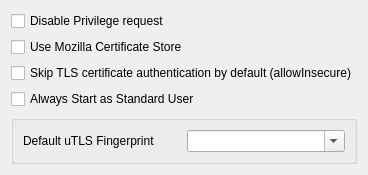
     <widget class="QWidget" name="tab_5">
      <attribute name="title">
       <string>Security</string>
      </attribute>
      <layout class="QVBoxLayout" name="verticalLayout_4">
       <item>
        <widget class="QCheckBox" name="disable_priv_req">
         <property name="text">
          <string>Disable Privilege request</string>
         </property>
        </widget>
       </item>
       <item>
        <widget class="QCheckBox" name="mozilla_cert">
         <property name="text">
          <string>Use Mozilla Certificate Store</string>
         </property>
        </widget>
       </item>
       <item>
        <widget class="QCheckBox" name="skip_cert">
         <property name="text">
          <string>Skip TLS certificate authentication by default (allowInsecure)</string>
         </property>
        </widget>
       </item>
       <item>
        <widget class="QCheckBox" name="windows_no_admin">
         <property name="toolTip">
          <string>&lt;html&gt;&lt;head/&gt;&lt;body&gt;&lt;p&gt;Do not attempt to start as Admin unless explicitly requested&lt;/p&gt;&lt;/body&gt;&lt;/html&gt;</string>
         </property>
         <property name="text">
          <string>Always Start as Standard User</string>
         </property>
        </widget>
       </item>
       <item>
        <widget class="QGroupBox" name="horizontalGroupBox2">
         <property name="sizePolicy">
          <sizepolicy hsizetype="Preferred" vsizetype="Maximum">
           <horstretch>0</horstretch>
           <verstretch>0</verstretch>
          </sizepolicy>
         </property>
         <layout class="QHBoxLayout" name="horizontalLayout_26">
          <item>
           <widget class="QLabel" name="label_18">
            <property name="text">
             <string>Default uTLS Fingerprint</string>
            </property>
           </widget>
          </item>
          <item>
           <widget class="QComboBox" name="utlsFingerprint">
            <property name="editable">
             <bool>true</bool>
            </property>
           </widget>
          </item>
         </layout>
        </widget>
       </item>
      </layout>
     </widget>
